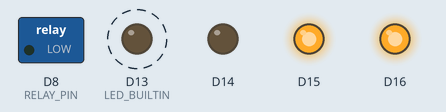
This program was run on a simulated Arduino Nano ESP32. On the bench: switched loads named in the program (green lamp = pin HIGH), output pins drawn as LEDs (lit = HIGH). Dashed ring = blinking. WiFi joins after 1.5 s; servers stay silent unless stated; the local clock reads 2024-03-15 10:24:30 at power-on unless the program sets it; what the program prints to the serial monitor is not drawn.

Above: at 8.0 s.
Timing chart, 0 to 10.5 s (numbered marks = the images above):
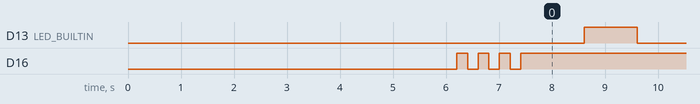

Measured:
- by itself, D13 (LED_BUILTIN): alternates HIGH for 1.0 s and LOW for 1.0 s

The program:

main.cpp
```cpp
#include <HardwareSerial.h> // For Serial.println, ensure it's available after deep sleep
#include <WiFi.h>           // For WiFi connection
#include <time.h>           // For NTP functions (time.h standard C library)
#include "Arduino.h"

// FreeRTOS includes for tasks
#include "freertos/FreeRTOS.h"
#include "freertos/task.h"

// my libraries
#include "led.h"          // For LED control functions
#include "boardTime.h"   // For time synchronization functions
#include "boardSleep.h"  // For sleep and wake functions

// FUNCTIONS PROTOTYPES
void activateRelay();

const bool DEBUG = false;
bool timeSet = false;

const int RELAY_PIN  = 8;

// Define activation times
const int MORNING_H = 5;
const int EVENING_H = 22;

const long ACTIVATION_MINUTES = 5;
const long SLEEP_MINUTES = 10;

const int BOOT_BUTTON_PIN = 0;

RTC_DATA_ATTR int bootCount = 0; // To track how many times the ESP32 has woken up
RTC_DATA_ATTR bool morningActivation = false;
RTC_DATA_ATTR bool eveningActivation = false;

void setup() {
  setMainLed(LED_MODE_BLINK_FAST);
  Serial.begin(115200);
  delay(1000); //wait for Serial to initialize
  Serial.println("--- Setup Start ---");

  timeSet = false;

  ledInit();

  pinMode(RELAY_PIN, OUTPUT); // Set pin 8 (D8) as an output
  digitalWrite(RELAY_PIN, LOW); // Ensure relay is off initially

  Serial.println("waiting a little bit...");
  for (int i = 0; i < 5; i++)
  {
    setGreenLed(LED_MODE_ON);
    delay(1000);
    setGreenLed(LED_MODE_OFF);
  }
  Serial.println("waiting done...");

  // Increment boot count every time the ESP32 starts (after reset or deep sleep wake)
  bootCount++;
  Serial.printf("Boot number: %d\n", bootCount);

  // Initialize RTC time only if it's the very first boot or after a power cycle
  // (RTC_DATA_ATTR variables are reset on power cycle, but not deep sleep)
  if (bootCount == 1) {
    Serial.println("Setting initial RTC time...");
    // Use rtc.setTime(second, minute, hour, day, month, year)
    rtc.setTime(0, 0, 0, 13, 6, 2025);
    timeSet = syncTimeWithNTP();
  }

  // Print wake up reason for debugging
  print_wakeup_reason();

  // activation bool reset
  eveningActivation = false;
  morningActivation = false;

  // --- Configure button for deep sleep wakeup ---
  // Enable EXT0 wakeup on GPIO0 (BOOT button) to trigger on a LOW level
  // This means pressing the button will wake the ESP32.
  esp_sleep_enable_ext0_wakeup(GPIO_NUM_0, 0);
  Serial.println("Button wakeup enabled on GPIO0 (BOOT button).");
  offAllLeds();
  Serial.println("--- Setup End ---");
}

void loop() {
  Serial.println("--- Loop Start ---");
  setMainLed(LED_MODE_BLINK_SLOW);

  // Get current time
  int currentHour = rtc.getHour();
  int currentMinute = rtc.getMinute();
  int currentSecond = rtc.getSecond();

  Serial.println("Time Set: " + String(timeSet));
  Serial.println("Current time: ");
  Serial.println(rtc.getTime());
  Serial.println("Current date: ");
  Serial.println(rtc.getDate());

  if(DEBUG){
    // always activate for short period
    activateRelay();
    delay(5000);
  }else{
    // Check for 5 AM activation window
    if (timeSet && currentHour == MORNING_H && currentMinute >= 0 && currentMinute < 30 && !morningActivation )
    {
      morningActivation = true;
      Serial.println("Within 5 AM activation window.");
      activateRelay();
    }
    // Check for 10 PM activation window
    else if (timeSet && currentHour == EVENING_H && currentMinute >= 0 && currentMinute < 30 && !eveningActivation)
    {
      eveningActivation = true;
      Serial.println("Within 10 PM activation window.");
      activateRelay();
    }else if (timeSet && currentHour == EVENING_H && currentMinute > 35 && morningActivation && eveningActivation)
    {
      eveningActivation = false;
      morningActivation = false;
      Serial.println("Resetting activation flags after evening window.");
      delay(1000);
    }else{
      Serial.println("Attempting to sync time for 5 min or less if done");
      setBlueLed(LED_MODE_OFF);
      if(!timeSet){
        for (int i = 0; i < 5; i++)
        {
          Serial.println("Attempt # " + String(i));
          timeSet = syncTimeWithNTP();
          if(timeSet){break;}
          Serial.println("Waiting 1 minute for next attempt ");
          setBlueLed(LED_MODE_BLINK_SLOW);
          delay(60*1000);
        }
        Serial.println("All attempts to update time done");
      }else{
        Serial.println("Time already correctly set");
      }

    }
  }

  Serial.println("--- Loop End ---");

  offAllLeds();
  // if(DEBUG){

  //   digitalWrite(LED_BUILTIN, LOW);
  //   goIntoSpleep(1L);
  // }else{
  //   digitalWrite(LED_BUILTIN, LOW);
  //   goIntoSpleep(SLEEP_MINUTES);
  // }
  setMainLed(LED_MODE_BLINK_SLOW);
  delay(60*1000);
}

void activateRelay()
{
  setRedLed(LED_MODE_ON);
  Serial.println("Activating relay for " + String(ACTIVATION_MINUTES) + " minutes.");
  digitalWrite(RELAY_PIN, HIGH); // Activate the relay

  if(DEBUG){
    delay(2000);
  }else{
    delay(ACTIVATION_MINUTES * 60 * 1000); // Stay awake for ACTIVATION_MINUTES minutes
  }

  digitalWrite(RELAY_PIN, LOW); // Deactivate the relay
  Serial.println("Relay deactivated after " + String(ACTIVATION_MINUTES) + " minutes.");
  setRedLed(LED_MODE_OFF);
}
```

boardSleep.h
```cpp
// FUNCTIONS PROTOTYPES
void goIntoSpleep(long sleepMin);
void print_wakeup_reason();


void goIntoSpleep(long sleepMin)
{
  digitalWrite(LED_BUILTIN, LOW);

  long sleepTimeUs = sleepMin * 60000000; // Convert seconds to microseconds
  Serial.println("Start sleeping for " + String(sleepMin) + " minutes.");
  delay(100);
  esp_sleep_enable_timer_wakeup(sleepTimeUs);
  Serial.flush(); // Ensure all serial output is sent before sleeping
  esp_deep_sleep_start();
}


/*
Method to print the reason by which ESP32
has been awaken from sleep
*/
void print_wakeup_reason(){
  esp_sleep_wakeup_cause_t wakeup_reason;

  wakeup_reason = esp_sleep_get_wakeup_cause();

  switch(wakeup_reason)
  {
    case ESP_SLEEP_WAKEUP_EXT0 : Serial.println("Wakeup caused by external signal using RTC_IO"); break;
    case ESP_SLEEP_WAKEUP_EXT1 : Serial.println("Wakeup caused by external signal using RTC_CNTL"); break;
    case ESP_SLEEP_WAKEUP_TIMER : Serial.println("Wakeup caused by timer"); break;
    case ESP_SLEEP_WAKEUP_TOUCHPAD : Serial.println("Wakeup caused by touchpad"); break;
    case ESP_SLEEP_WAKEUP_ULP : Serial.println("Wakeup caused by ULP program"); break;
    default : Serial.printf("Wakeup was not caused by deep sleep: %d\n",wakeup_reason); break;
  }
}
```

boardTime.h
```cpp
#include <ESP32Time.h>
// FUNCTIONS PROTOTYPES
bool syncTimeWithNTP();


ESP32Time rtc(3600); // Initial offset. If you use configTzFile, this might become less critical for direct rtc.adjust


// WiFi credentials for your smartphone hotspot
const char* WIFI_SSID = "Ariz";
const char* WIFI_PASSWORD = "Ariz1789?";


// NTP Server settings
const char* NTP_SERVER_1 = "pool.ntp.org"; // Primary NTP server
const char* NTP_SERVER_2 = "time.nist.gov"; // Secondary NTP server (optional, for redundancy)

// Timezone settings for Italy (CEST currently)
// Format: "TZ_NAME_STANDARD_TIME_OFFSET_FROM_UTC_IN_HOURS_DAYLIGHT_SAVING_TIME_RULE"
// Example for Central European Time (CET) / Central European Summer Time (CEST):
// "CET-1CEST,M3.5.0,M10.5.0/3"
// CET = Central European Time (UTC+1)
// CEST = Central European Summer Time (UTC+2)
// M3.5.0 = Last Sunday in March (start of DST)
// M10.5.0/3 = Last Sunday in October at 3 AM (end of DST)
const char* TZ_INFO = "CET-1CEST,M3.5.0,M10.5.0/3";

// Function to connect to WiFi and synchronize time via NTP
bool syncTimeWithNTP() {
  bool retValue = false;
  Serial.println("\nConnecting to WiFi for time sync...");
  setBlueLed(LED_MODE_BLINK_FAST);
  WiFi.mode(WIFI_STA); // Set WiFi to Station mode
  WiFi.begin(WIFI_SSID, WIFI_PASSWORD);

  int connectionAttempts = 0;
  // Wait for connection or timeout
  while (WiFi.status() != WL_CONNECTED && connectionAttempts < 20) { // Try for ~10 seconds (20 * 500ms)
    delay(500);
    Serial.print(".");
    connectionAttempts++;
  }
  Serial.println();

  if (WiFi.status() == WL_CONNECTED) {
    Serial.println("WiFi Connected! IP address: " + WiFi.localIP().toString());

    // Configure NTP client
    // Set the timezone string for Italy. This will handle DST automatically.
    // Europe/Rome is the correct timezone for Italy.
    configTzTime(TZ_INFO, NTP_SERVER_1, NTP_SERVER_2);
    // setTZ("CET-1CEST,M3.5.0,M10.5.0/3"); // Old way, less flexible. configTzFile is better.

    Serial.println("Synchronizing time with NTP server...");
    // Give time for NTP to sync
    long current_epoch_seconds = time(nullptr); // Get current epoch time (will be 0 if not synced yet)
    int sync_attempts = 0;
    while (current_epoch_seconds < 1000000000 && sync_attempts < 10) { // Wait for a valid epoch time (e.g., > 2001)
      delay(1000); // Wait for 1 second
      current_epoch_seconds = time(nullptr);
      Serial.print("*");
      sync_attempts++;
    }
    Serial.println();

    if (current_epoch_seconds > 1000000000) { // Check if time is actually synchronized
      Serial.println("Time synchronized successfully via NTP!");
      rtc.setTime(current_epoch_seconds); // Update ESP32Time RTC
      Serial.print("RTC time updated: ");
      Serial.println(rtc.getDateTime());
      retValue = true;
    } else {
      Serial.println("NTP time synchronization failed or timed out.");
    }
    WiFi.disconnect(true); // Disconnect from WiFi to save power
    Serial.println("WiFi disconnected.");
  } else {
    Serial.println("Failed to connect to WiFi hotspot.");
  }
  WiFi.mode(WIFI_OFF); // Turn off WiFi radio completely
  setBlueLed(LED_MODE_OFF);
  return retValue;
}
```

led.h
```cpp
// FUNCTIONS PROTOTYPES
// Function to control the built-in LED directly (non-blocking if not delaying)
void setBoardLEDState(uint8_t led, bool isOn);
// FreeRTOS Task for LED control
void ledControlTask(void *pvParameters);

void offAllLeds();

// Enum for LED modes controlled by the task
enum LedMode {
  LED_MODE_OFF,
  LED_MODE_ON,
  LED_MODE_BLINK_SLOW, // E.g., 1000ms on, 1000ms off
  LED_MODE_BLINK_FAST  // E.g., 200ms on, 200ms off
};

// Individual LED control functions
void setMainLed(LedMode mode);
void setRedLed(LedMode mode);
void setGreenLed(LedMode mode);
void setBlueLed(LedMode mode);


// Struct for LED control (removed const members and volatile)
struct LedStruct {
  uint8_t ledPin;
  LedMode ledMode;
};

// Global variable for LED control
LedStruct redLed;
LedStruct greenLed;
LedStruct blueLed;
LedStruct mainLed;

void ledInit(){

   // Initialize pins as outputs
  pinMode(LEDR, OUTPUT);
  pinMode(LEDG, OUTPUT);
  pinMode(LEDB, OUTPUT);
  pinMode(LED_BUILTIN, OUTPUT);

  // Initialize LED structure
  redLed.ledPin = LEDR;
  redLed.ledMode = LED_MODE_OFF;

  greenLed.ledPin = LEDG;
  greenLed.ledMode = LED_MODE_OFF;

  blueLed.ledPin = LEDB;
  blueLed.ledMode = LED_MODE_OFF;

  mainLed.ledPin = LED_BUILTIN;
  mainLed.ledMode = LED_MODE_OFF;

  // Create the LED control task
  xTaskCreatePinnedToCore(
    ledControlTask,   // Task function
    "RedLED Control",// Name of task
    2048,             // Stack size (bytes) - adjust if needed
    &redLed,          // Parameter to pass to the task
    1,                // Task priority (0 is lowest, configMAX_PRIORITIES-1 is highest)
    NULL,             // Task handle (not used here)
    0                 // Core to run on (Core 0 for background tasks)
  );

  xTaskCreatePinnedToCore(
    ledControlTask,   // Task function
    "GreenLED Control",// Name of task
    2048,             // Stack size (bytes) - adjust if needed
    &greenLed,          // Parameter to pass to the task
    2,                // Task priority (0 is lowest, configMAX_PRIORITIES-1 is highest)
    NULL,             // Task handle (not used here)
    0                 // Core to run on (Core 0 for background tasks)
  );

  xTaskCreatePinnedToCore(
    ledControlTask,   // Task function
    "BlueLED Control",// Name of task
    2048,             // Stack size (bytes) - adjust if needed
    &blueLed,          // Parameter to pass to the task
    3,                // Task priority (0 is lowest, configMAX_PRIORITIES-1 is highest)
    NULL,             // Task handle (not used here)
    0                 // Core to run on (Core 0 for background tasks)
  );

  xTaskCreatePinnedToCore(
    ledControlTask,   // Task function
    "MainLED Control",// Name of task
    2048,             // Stack size (bytes) - adjust if needed
    &mainLed,          // Parameter to pass to the task
    4,                // Task priority (0 is lowest, configMAX_PRIORITIES-1 is highest)
    NULL,             // Task handle (not used here)
    0                 // Core to run on (Core 0 for background tasks)
  );
  Serial.println("LED Control Task created on Core 0.");

  mainLed.ledMode = LED_MODE_OFF;
  redLed.ledMode = LED_MODE_OFF;
  greenLed.ledMode = LED_MODE_OFF;
  blueLed.ledMode = LED_MODE_OFF;
}


void offAllLeds(){
  mainLed.ledMode = LED_MODE_OFF;
  redLed.ledMode = LED_MODE_OFF;
  greenLed.ledMode = LED_MODE_OFF;
  blueLed.ledMode = LED_MODE_OFF;
}
// Individual LED control functions
void setMainLed(LedMode mode) {
    mainLed.ledMode = mode;
}

void setRedLed(LedMode mode) {
    redLed.ledMode = mode;
}

void setGreenLed(LedMode mode) {
    greenLed.ledMode = mode;
}

void setBlueLed(LedMode mode) {
    blueLed.ledMode = mode;
}


// Function to control the built-in LED directly
void setBoardLEDState(uint8_t led, bool isOn) {
  // Serial.println("Setting LED pin " + String(led) + " to " + (isOn ? "ON (LOW)" : "OFF (HIGH)"));
  digitalWrite(led, isOn ? LOW : HIGH); // Note: ESP32 LEDs are active LOW
}

void ledControlTask(void *pvParameters) {
  // Cast the parameter back to our struct pointer
  LedStruct* ledStr = (LedStruct*)pvParameters;

  uint8_t led = ledStr->ledPin;
  bool ledState = false; // Current LED state (false = OFF, true = ON)
  int blinkDelayMs = 0;

  for (;;) { // Infinite loop for the task
    switch (ledStr->ledMode) {
      case LED_MODE_OFF:
        if (ledState == true) { // Only change if necessary
          // Serial.println("Setting LED pin " + String(led) + " to OFF");
          setBoardLEDState(led, false);
          ledState = false;
        }
        vTaskDelay(pdMS_TO_TICKS(100)); // Short delay to yield CPU
        break;

      case LED_MODE_ON:
        if (ledState == false) { // Only change if necessary
          // Serial.println("Setting LED pin " + String(led) + " to ON");
          setBoardLEDState(led, true);
          ledState = true;
        }
        vTaskDelay(pdMS_TO_TICKS(100)); // Short delay to yield CPU
        break;

      case LED_MODE_BLINK_SLOW:
        // Serial.println("Setting LED pin " + String(led) + " to SLOW");
        blinkDelayMs = 1000;
        ledState = !ledState; // Toggle LED state
        setBoardLEDState(led, ledState);
        vTaskDelay(pdMS_TO_TICKS(blinkDelayMs));
        break;

      case LED_MODE_BLINK_FAST:
        // Serial.println("Setting LED pin " + String(led) + " to FAST");
        blinkDelayMs = 200;
        ledState = !ledState; // Toggle LED state
        setBoardLEDState(led, ledState);
        vTaskDelay(pdMS_TO_TICKS(blinkDelayMs));
        break;
    }
  }
}
```
